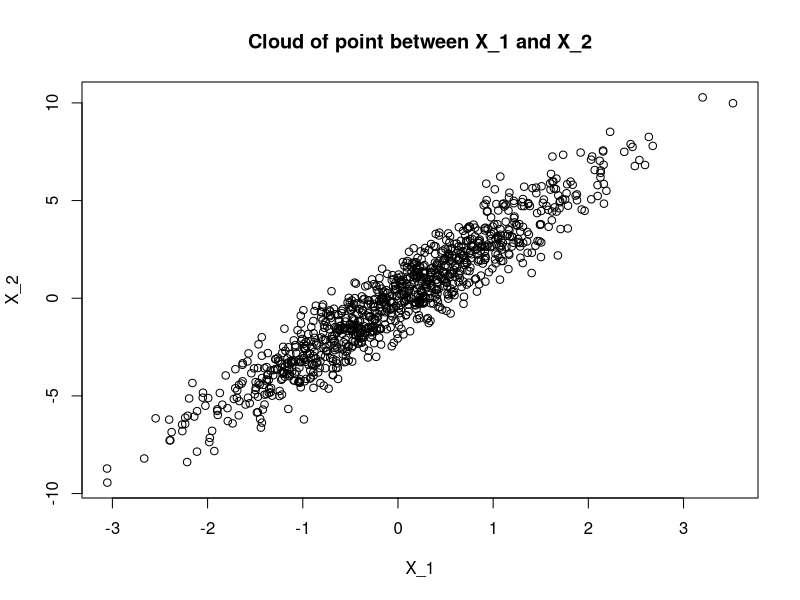
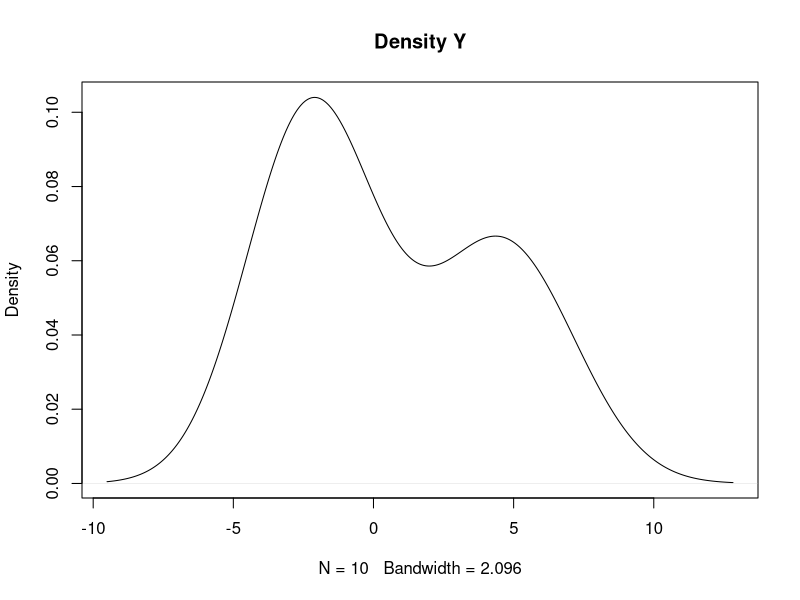
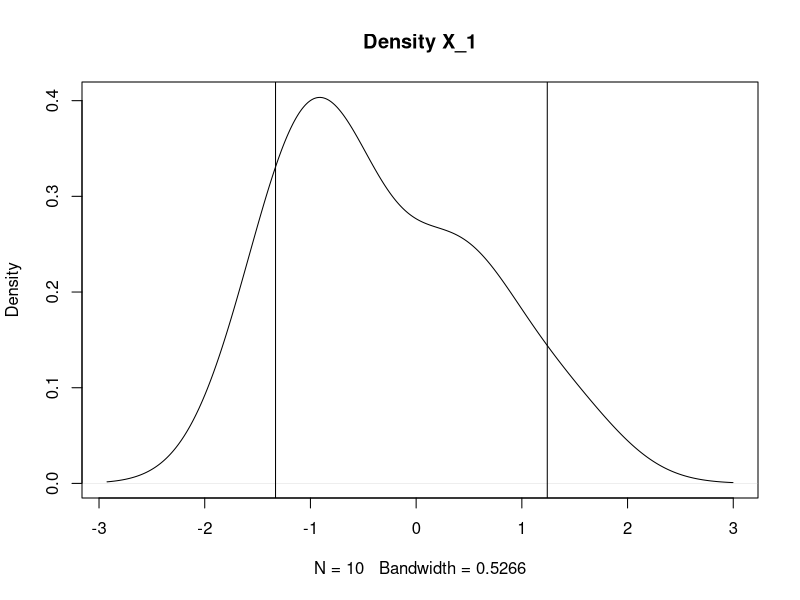
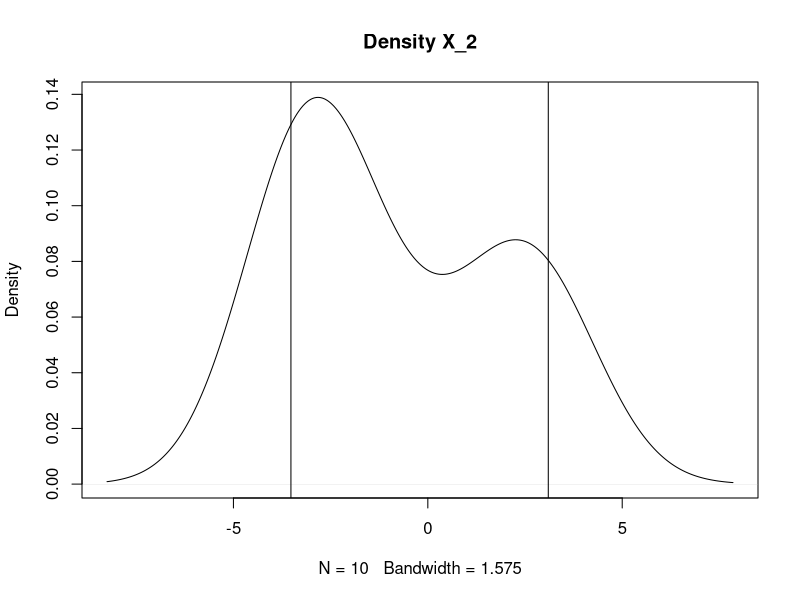

The R script that drew these images, in order:
## ---- chunk 1

set.seed(0)

# creation of the vector
v = rnorm(6000*201, mean=0, sd=1)

# creation of the matrix 6000 lines and 201 columns
mat = matrix(data = v, nrow = 6000, ncol = 201)

# turn the matrix into a data frame
dataFrame = data.frame(mat)

# creation of the linear model
reg = lm(formula = X1 ~ . , data = dataFrame)

# uncomment that following part to see the summary of the regression
# summary(reg)

## ---- chunk 2

# stock in the vector coef all the p-values
coef <- summary(reg)$coefficients[, 4]

# here we select the p-values assessed as significantly non-zero at level 5%
coef[coef < 0.05]

# count the number of those selected coefficients
length(coef[coef < 0.05])

## ---- chunk 3

set.seed(3)

# creation of three vectors
eps_1 <- rnorm(1000)
eps_2 <- rnorm(1000)
eps_3 <- rnorm(1000)

# creation of the model
X_1 = eps_1
X_2 = 3*X_1 + eps_2
Y = 2 + X_1 + X_2 + eps_3

# plot the cloud of points (X_1,X_2)
plot(X_1, X_2, main = "Cloud of point between X_1 and X_2")

## ---- chunk 4

# creation of three new vectors
eps_1 <- rnorm(10)
eps_2 <- rnorm(10)
eps_3 <- rnorm(10)

# creation of the new model
X_1 = eps_1
X_2 = 3*X_1 + eps_2
Y = 2 + X_1 + X_2 + eps_3

# create a matrix
mat_reg1 <- matrix(data = c(Y, X_1), nrow = 10, ncol = 2)

# turn the matrix into a data frame
dataFrame1 = data.frame(mat_reg1)


# creation of the linear model
reg1 = lm(formula = X1 ~ . , data = dataFrame1)

# summary with every p-value and coefficients analysis
summary(reg1)

## ---- chunk 5

# create a matrix
mat_reg2 <- matrix(data = c(Y, X_2), nrow = 10, ncol = 2)

# turn the matrix into a data frame
dataFrame2 = data.frame(mat_reg2)

# creation of the linear model
reg2 = lm(formula = X1 ~ . , data = dataFrame2)

# summary with every p-value and coefficients analysis
summary(reg2)
## ---- chunk 6

# create a matrix
mat_reg3 <- matrix(data = c(Y, X_1, X_2), nrow = 10, ncol =3)

# turn the matrix into a data frame
dataFrame3 = data.frame(mat_reg3)

# creation of the linear model
reg3 = lm(formula = X1 ~ . , data = dataFrame3)

# summary with every p-value and coefficients analysis
summary(reg3)

## ---- chunk 7

plot(density(Y), main = "Density Y")

plot(density(X_1), main = "Density X_1")
abline(v = quantile(X_1, 0.025))
abline(v = quantile(X_1, 0.975))

plot(density(X_2), main = "Density X_2")
abline(v = quantile(X_2, 0.025))
abline(v = quantile(X_2, 0.975))
